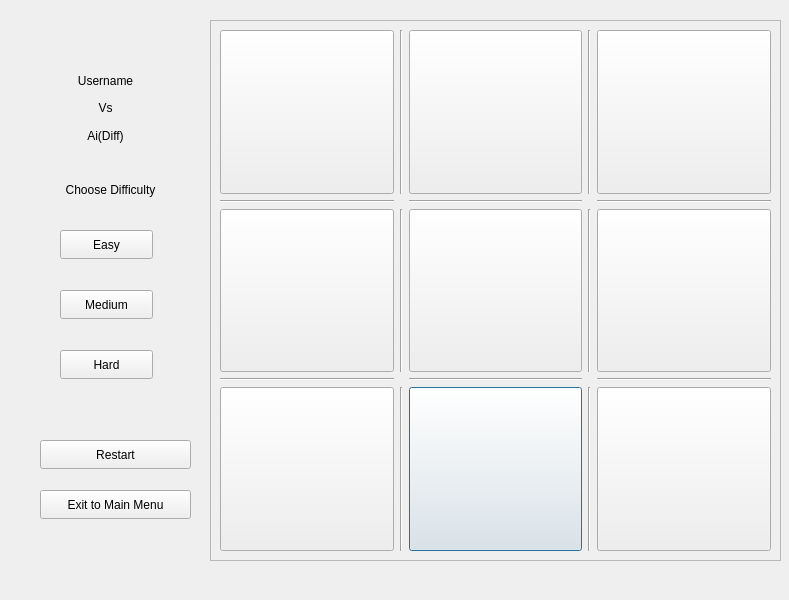
<?xml version="1.0" encoding="UTF-8"?>
<ui version="4.0">
 <class>pvai</class>
 <widget class="QDialog" name="pvai">
  <property name="geometry">
   <rect>
    <x>0</x>
    <y>0</y>
    <width>789</width>
    <height>600</height>
   </rect>
  </property>
  <property name="windowTitle">
   <string>Player VS AI</string>
  </property>
  <widget class="QFrame" name="frame1">
   <property name="geometry">
    <rect>
     <x>210</x>
     <y>20</y>
     <width>571</width>
     <height>541</height>
    </rect>
   </property>
   <property name="frameShape">
    <enum>QFrame::StyledPanel</enum>
   </property>
   <property name="frameShadow">
    <enum>QFrame::Raised</enum>
   </property>
   <widget class="QWidget" name="layoutWidget">
    <property name="geometry">
     <rect>
      <x>10</x>
      <y>10</y>
      <width>551</width>
      <height>521</height>
     </rect>
    </property>
    <layout class="QGridLayout" name="gridLayout">
     <item row="1" column="2">
      <widget class="Line" name="line_9">
       <property name="font">
        <font>
         <bold>true</bold>
        </font>
       </property>
       <property name="orientation">
        <enum>Qt::Horizontal</enum>
       </property>
      </widget>
     </item>
     <item row="4" column="2">
      <widget class="QPushButton" name="eight">
       <property name="sizePolicy">
        <sizepolicy hsizetype="Minimum" vsizetype="Preferred">
         <horstretch>0</horstretch>
         <verstretch>0</verstretch>
        </sizepolicy>
       </property>
       <property name="font">
        <font>
         <pointsize>30</pointsize>
        </font>
       </property>
       <property name="text">
        <string/>
       </property>
      </widget>
     </item>
     <item row="2" column="3">
      <widget class="Line" name="line_3">
       <property name="orientation">
        <enum>Qt::Vertical</enum>
       </property>
      </widget>
     </item>
     <item row="2" column="4">
      <widget class="QPushButton" name="six">
       <property name="sizePolicy">
        <sizepolicy hsizetype="Minimum" vsizetype="Preferred">
         <horstretch>0</horstretch>
         <verstretch>0</verstretch>
        </sizepolicy>
       </property>
       <property name="font">
        <font>
         <pointsize>30</pointsize>
        </font>
       </property>
       <property name="text">
        <string/>
       </property>
      </widget>
     </item>
     <item row="4" column="4">
      <widget class="QPushButton" name="nine">
       <property name="sizePolicy">
        <sizepolicy hsizetype="Minimum" vsizetype="Preferred">
         <horstretch>0</horstretch>
         <verstretch>0</verstretch>
        </sizepolicy>
       </property>
       <property name="font">
        <font>
         <pointsize>30</pointsize>
        </font>
       </property>
       <property name="text">
        <string/>
       </property>
      </widget>
     </item>
     <item row="0" column="4">
      <widget class="QPushButton" name="three">
       <property name="sizePolicy">
        <sizepolicy hsizetype="Minimum" vsizetype="Preferred">
         <horstretch>0</horstretch>
         <verstretch>0</verstretch>
        </sizepolicy>
       </property>
       <property name="font">
        <font>
         <pointsize>30</pointsize>
        </font>
       </property>
       <property name="text">
        <string/>
       </property>
      </widget>
     </item>
     <item row="0" column="0">
      <widget class="QPushButton" name="one">
       <property name="sizePolicy">
        <sizepolicy hsizetype="Minimum" vsizetype="Preferred">
         <horstretch>0</horstretch>
         <verstretch>0</verstretch>
        </sizepolicy>
       </property>
       <property name="font">
        <font>
         <pointsize>30</pointsize>
        </font>
       </property>
       <property name="text">
        <string/>
       </property>
      </widget>
     </item>
     <item row="0" column="3">
      <widget class="Line" name="line_5">
       <property name="orientation">
        <enum>Qt::Vertical</enum>
       </property>
      </widget>
     </item>
     <item row="0" column="2">
      <widget class="QPushButton" name="two">
       <property name="sizePolicy">
        <sizepolicy hsizetype="Minimum" vsizetype="Preferred">
         <horstretch>0</horstretch>
         <verstretch>0</verstretch>
        </sizepolicy>
       </property>
       <property name="font">
        <font>
         <pointsize>30</pointsize>
        </font>
       </property>
       <property name="text">
        <string/>
       </property>
      </widget>
     </item>
     <item row="4" column="3">
      <widget class="Line" name="line_4">
       <property name="orientation">
        <enum>Qt::Vertical</enum>
       </property>
      </widget>
     </item>
     <item row="0" column="1">
      <widget class="Line" name="line_8">
       <property name="orientation">
        <enum>Qt::Vertical</enum>
       </property>
      </widget>
     </item>
     <item row="4" column="1">
      <widget class="Line" name="line_6">
       <property name="orientation">
        <enum>Qt::Vertical</enum>
       </property>
      </widget>
     </item>
     <item row="4" column="0">
      <widget class="QPushButton" name="seven">
       <property name="sizePolicy">
        <sizepolicy hsizetype="Minimum" vsizetype="Preferred">
         <horstretch>0</horstretch>
         <verstretch>0</verstretch>
        </sizepolicy>
       </property>
       <property name="font">
        <font>
         <pointsize>30</pointsize>
        </font>
       </property>
       <property name="text">
        <string/>
       </property>
      </widget>
     </item>
     <item row="2" column="0">
      <widget class="QPushButton" name="four">
       <property name="sizePolicy">
        <sizepolicy hsizetype="Minimum" vsizetype="Preferred">
         <horstretch>0</horstretch>
         <verstretch>0</verstretch>
        </sizepolicy>
       </property>
       <property name="font">
        <font>
         <pointsize>30</pointsize>
        </font>
       </property>
       <property name="text">
        <string/>
       </property>
      </widget>
     </item>
     <item row="2" column="2">
      <widget class="QPushButton" name="five">
       <property name="sizePolicy">
        <sizepolicy hsizetype="Minimum" vsizetype="Preferred">
         <horstretch>0</horstretch>
         <verstretch>0</verstretch>
        </sizepolicy>
       </property>
       <property name="font">
        <font>
         <pointsize>30</pointsize>
        </font>
       </property>
       <property name="text">
        <string/>
       </property>
      </widget>
     </item>
     <item row="2" column="1">
      <widget class="Line" name="line_7">
       <property name="orientation">
        <enum>Qt::Vertical</enum>
       </property>
      </widget>
     </item>
     <item row="1" column="4">
      <widget class="Line" name="line_10">
       <property name="font">
        <font>
         <bold>true</bold>
        </font>
       </property>
       <property name="orientation">
        <enum>Qt::Horizontal</enum>
       </property>
      </widget>
     </item>
     <item row="3" column="0">
      <widget class="Line" name="line_2">
       <property name="orientation">
        <enum>Qt::Horizontal</enum>
       </property>
      </widget>
     </item>
     <item row="3" column="2">
      <widget class="Line" name="line_11">
       <property name="orientation">
        <enum>Qt::Horizontal</enum>
       </property>
      </widget>
     </item>
     <item row="3" column="4">
      <widget class="Line" name="line_12">
       <property name="orientation">
        <enum>Qt::Horizontal</enum>
       </property>
      </widget>
     </item>
     <item row="1" column="0">
      <widget class="Line" name="line">
       <property name="orientation">
        <enum>Qt::Horizontal</enum>
       </property>
      </widget>
     </item>
    </layout>
   </widget>
  </widget>
  <widget class="QLabel" name="difficulty">
   <property name="geometry">
    <rect>
     <x>50</x>
     <y>180</y>
     <width>121</width>
     <height>20</height>
    </rect>
   </property>
   <property name="text">
    <string>Choose Difficulty</string>
   </property>
   <property name="alignment">
    <set>Qt::AlignCenter</set>
   </property>
  </widget>
  <widget class="QPushButton" name="easy">
   <property name="geometry">
    <rect>
     <x>60</x>
     <y>230</y>
     <width>93</width>
     <height>29</height>
    </rect>
   </property>
   <property name="text">
    <string>Easy</string>
   </property>
  </widget>
  <widget class="QPushButton" name="medium">
   <property name="geometry">
    <rect>
     <x>60</x>
     <y>290</y>
     <width>93</width>
     <height>29</height>
    </rect>
   </property>
   <property name="text">
    <string>Medium</string>
   </property>
  </widget>
  <widget class="QPushButton" name="hard">
   <property name="geometry">
    <rect>
     <x>60</x>
     <y>350</y>
     <width>93</width>
     <height>29</height>
    </rect>
   </property>
   <property name="text">
    <string>Hard</string>
   </property>
  </widget>
  <widget class="QPushButton" name="pushButton">
   <property name="geometry">
    <rect>
     <x>40</x>
     <y>440</y>
     <width>151</width>
     <height>29</height>
    </rect>
   </property>
   <property name="text">
    <string>Restart</string>
   </property>
  </widget>
  <widget class="QPushButton" name="pushButton_2">
   <property name="geometry">
    <rect>
     <x>40</x>
     <y>490</y>
     <width>151</width>
     <height>29</height>
    </rect>
   </property>
   <property name="text">
    <string>Exit to Main Menu</string>
   </property>
  </widget>
  <widget class="QWidget" name="layoutWidget_2">
   <property name="geometry">
    <rect>
     <x>40</x>
     <y>70</y>
     <width>131</width>
     <height>76</height>
    </rect>
   </property>
   <layout class="QVBoxLayout" name="verticalLayout">
    <item>
     <widget class="QLabel" name="label">
      <property name="text">
       <string>Username</string>
      </property>
      <property name="alignment">
       <set>Qt::AlignCenter</set>
      </property>
     </widget>
    </item>
    <item>
     <widget class="QLabel" name="label_3">
      <property name="text">
       <string>Vs</string>
      </property>
      <property name="alignment">
       <set>Qt::AlignCenter</set>
      </property>
     </widget>
    </item>
    <item>
     <widget class="QLabel" name="label_2">
      <property name="text">
       <string>Ai(Diff)</string>
      </property>
      <property name="alignment">
       <set>Qt::AlignCenter</set>
      </property>
     </widget>
    </item>
   </layout>
  </widget>
 </widget>
 <resources/>
 <connections/>
</ui>
